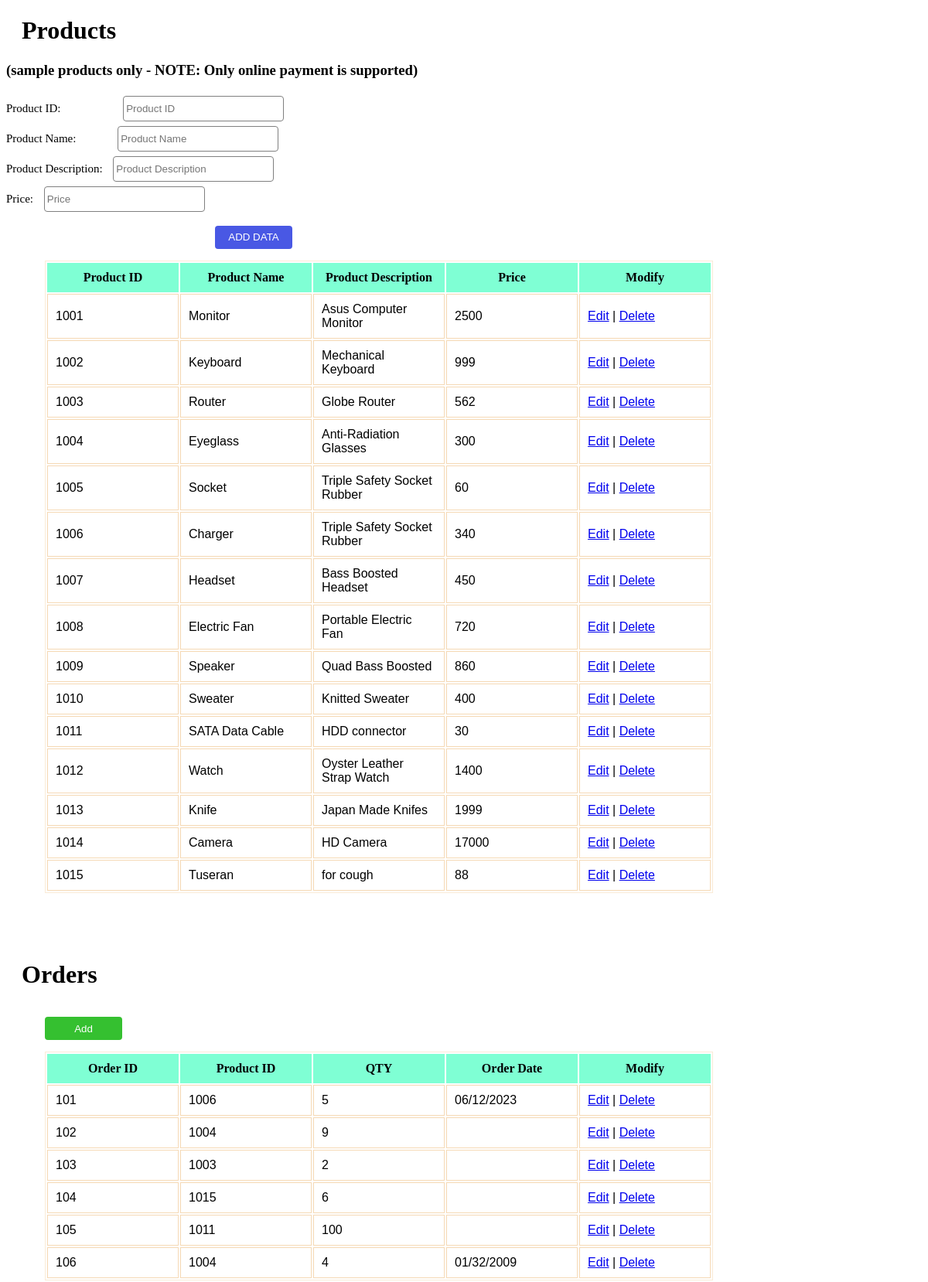
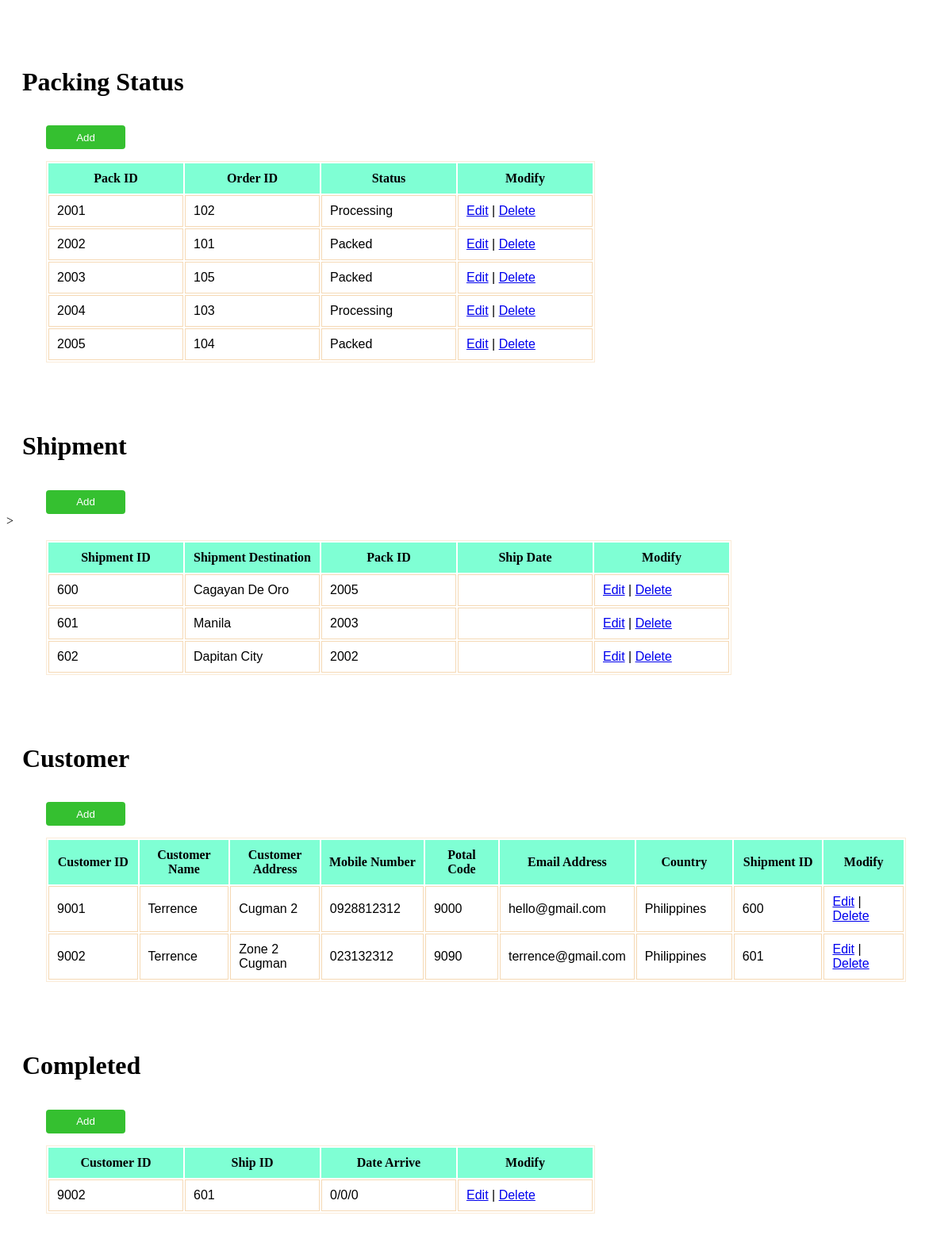
The page / on the database its author committed (2 pictures, top to bottom).
### tables this page shows
CREATE TABLE `product` (
  `prod_id` int(20) NOT NULL,
  `prod_name` varchar(250) DEFAULT NULL,
  `prod_desc` varchar(250) DEFAULT NULL,
  `price` varchar(250) DEFAULT NULL
);

CREATE TABLE `orders` (
  `order_id` int(20) NOT NULL,
  `prod_id` int(20) DEFAULT NULL,
  `QTY` varchar(225) DEFAULT NULL,
  `order_date` varchar(255) DEFAULT NULL
);

CREATE TABLE `pack` (
  `pack_id` int(20) NOT NULL,
  `order_id` int(20) DEFAULT NULL,
  `status` varchar(225) DEFAULT NULL
);

CREATE TABLE `shipment` (
  `ship_id` int(20) NOT NULL,
  `ship_destination` varchar(250) DEFAULT NULL,
  `pack_id` int(20) DEFAULT NULL,
  `ship_date` varchar(255) DEFAULT NULL
);

CREATE TABLE `customer_info` (
  `customer_id` int(20) NOT NULL,
  `customer_name` varchar(250) DEFAULT NULL,
  `customer_address` varchar(250) DEFAULT NULL,
  `customer_number` varchar(250) DEFAULT NULL,
  `customer_postal` varchar(250) DEFAULT NULL,
  `customer_email` varchar(250) DEFAULT NULL,
  `customer_country` varchar(250) DEFAULT NULL,
  `ship_id` int(20) DEFAULT NULL
);

CREATE TABLE `completed` (
  `customer_id` int(20) DEFAULT NULL,
  `ship_id` int(20) DEFAULT NULL,
  `date_arrive` varchar(225) DEFAULT NULL
);

### index.php (the view, shortened to what this page needs)
<!DOCTYPE html>
<html lang="en">
<head>
    <link rel="stylesheet" href="style.css">
</head>
<body>
    <h1 class="header">Products</h1><h3>(sample products only - NOTE: Only online payment is supported)</h3>
    <form action="products.php" method="POST">
        <div class="prod_id">Product ID: <input type="text" id="prod_id" name="prod_id" placeholder="Product ID"required><br></div>
        <div class="prod_name">Product Name: <input type="text" id="prod_name" name="prod_name" placeholder="Product Name"required><br></div>
        <div class="prod_desc">Product Description: <input type="text" id="prod_desc" name="prod_desc" placeholder="Product Description"required><br></div>
        <div class="prod_desc">Price: <input type="text" id="prod_desc" name="price" placeholder="Price"required><br></div>
        <div class="subBtn"><input type="submit" id="AddBtn" name="submit" value="ADD DATA"></div>
</form>
    <?php
        include("config.php");
        $sql = "SELECT * FROM product";
        $result = $conn->query($sql);
        if ($result->num_rows > 0) {
            echo "<table>";
            echo "<tr>";
            echo "<th>Product ID</th><th>Product Name</th><th>Product Description</th><th>Price</th><th>Modify</th>";
            echo "</tr>";
            while ($row = $result->fetch_assoc()) {
                echo "<tr>";
                echo "<td>" . $row['prod_id'] . "</td>";
                echo "<td>" . $row['prod_name'] . "</td>";
                echo "<td>" . $row['prod_desc'] . "</td>";
                echo "<td>" . $row['price'] . "</td>";
                echo "<td>";
                echo "<a href='edit.php?id=" . $row['prod_id'] . "'>Edit</a> | ";
                echo "<a href='delete.php?id=" . $row['prod_id'] . "' onclick='return confirm(\"Are you sure you want to delete this item?\")'>Delete</a>";
                echo "</td>";
                echo "</tr>";
            }
            echo "</table>";
        }
    ?>
<h1 class="header"><br>Orders</h1>
    <form action="orders.php" method="POST">
    <div class="seachBtn"><input type="submit" id="search-Btn" name="search" value="Add"></div>
    </form>
    <?php
        include("config.php");
        $sql = "SELECT * FROM orders";
        $result = $conn->query($sql);
        if ($result->num_rows > 0) {
            echo "<table>";
            echo "<tr>";
            echo "<th>Order ID</th><th>Product ID</th><th>QTY</th><th>Order Date</th><th>Modify</th>";
            echo "</tr>";
            while ($row = $result->fetch_assoc()) {
                echo "<tr>";
                echo "<td>" . $row['order_id'] . "</td>";
                echo "<td>" . $row['prod_id'] . "</td>";
                echo "<td>" . $row['QTY'] . "</td>";
                echo "<td>" . $row['order_date'] . "</td>";
                echo "<td>";
                echo "<a href='ordersedit.php?id=" . $row['order_id'] . "'>Edit</a> | ";
                echo "<a href='ordersdelete.php?id=" . $row['order_id'] . "' onclick='return confirm(\"Are you sure you want to delete this item?\")'>Delete</a>";
                echo "</td>";
                echo "</tr>";
            }
            echo "</table>";
        }
    ?>
    <h1 class="header"><br>Packing Status</h1>
    <form action="pack.php" method="POST">
    <div class="seachBtn"><input type="submit" id="search-Btn" name="search" value="Add"></div>
    </form>
    <?php
        include("config.php");
        $sql = "SELECT * FROM pack";
        $result = $conn->query($sql);
        if ($result->num_rows > 0) {
            echo "<table>";
            echo "<tr>";
            echo "<th>Pack ID</th><th>Order ID</th><th>Status</th><th>Modify</th>";
            echo "</tr>";
            while ($row = $result->fetch_assoc()) {
                echo "<tr>";
                echo "<td>" . $row['pack_id'] . "</td>";
                echo "<td>" . $row['order_id'] . "</td>";
                echo "<td>" . $row['status'] . "</td>";
                echo "<td>";
                echo "<a href='packedit.php?id=" . $row['pack_id'] . "'>Edit</a> | ";
                echo "<a href='packdelete.php?id=" . $row['pack_id'] . "' onclick='return confirm(\"Are you sure you want to delete this item?\")'>Delete</a>";
                echo "</td>";
                echo "</tr>";
            }
            echo "</table>";
        }
    ?>
    <h1 class="header"><br>Shipment</h1>
    <form action="shipment.php" method="POST">
    <div class="seachBtn"><input type="submit" id="search-Btn" name="search" value="Add"></div>
    </form>
    <?php
        include("config.php");
        $sql = "SELECT * FROM shipment";
        $result = $conn->query($sql);
        if ($result->num_rows > 0) {
            echo "<table>";
            echo "<tr>";
            echo "<th>Shipment ID</th><th>Shipment Destination</th>><th>Pack ID</th><th>Ship Date</th><th>Modify</th>";
            echo "</tr>";
            while ($row = $result->fetch_assoc()) {
                echo "<tr>";
                echo "<td>" . $row['ship_id'] . "</td>";
                echo "<td>" . $row['ship_destination'] . "</td>";
                echo "<td>" . $row['pack_id'] . "</td>";
                echo "<td>" . $row['ship_date'] . "</td>";
                echo "<td>";
                echo "<a href='edit.php?id=" . $row['ship_id'] . "'>Edit</a> | ";
                echo "<a href='deleteCustomer.php?id=" . $row['ship_id'] . "' onclick='return confirm(\"Are you sure you want to delete this item?\")'>Delete</a>";
                echo "</td>";
                echo "</tr>";
            }
            echo "</table>";
        }
    ?>
     <h1 class="header"><br>Customer</h1>
    <form action="customer_info.php" method="POST">
    <div class="seachBtn"><input type="submit" id="search-Btn" name="search" value="Add"></div>
    </form>
    <?php
        include("config.php");
        $sql = "SELECT * FROM customer_info";
        $result = $conn->query($sql);
        if ($result->num_rows > 0) {
            echo "<table>";
            echo "<tr>";
            echo "<th>Customer ID</th><th>Customer Name</th><th>Customer Address</th><th>Mobile Number</th><th>Potal Code</th><th>Email Address</th><th>Country</th><th>Shipment ID</th><th>Modify</th>";
            echo "</tr>";
            while ($row = $result->fetch_assoc()) {
                echo "<tr>";
                echo "<td>" . $row['customer_id'] . "</td>";
                echo "<td>" . $row['customer_name'] . "</td>";
                echo "<td>" . $row['customer_address'] . "</td>";
                echo "<td>" . $row['customer_number'] . "</td>";
                echo "<td>" . $row['customer_postal'] . "</td>";
                echo "<td>" . $row['customer_email'] . "</td>";
                echo "<td>" . $row['customer_country'] . "</td>";
                echo "<td>" . $row['ship_id'] . "</td>";
                echo "<td>";
                echo "<a href='edit.php?id=" . $row['customer_id'] . "'>Edit</a> | ";
                echo "<a href='deleteCustomer.php?id=" . $row['customer_id'] . "' onclick='return confirm(\"Are you sure you want to delete this item?\")'>Delete</a>";
                echo "</td>";
                echo "</tr>";
            }
            echo "</table>";
        }
    ?>
     <h1 class="header"><br>Completed</h1>
    <form action="completed.php" method="POST">
    <div class="seachBtn"><input type="submit" id="search-Btn" name="search" value="Add"></div>
    </form>
    <?php
        include("config.php");
        $sql = "SELECT * FROM completed";
        $result = $conn->query($sql);
        if ($result->num_rows > 0) {
            echo "<table>";
            echo "<tr>";
            echo "<th>Customer ID</th><th>Ship ID</th><th>Date Arrive</th><th>Modify</th>";
            echo "</tr>";
            while ($row = $result->fetch_assoc()) {
                echo "<tr>";
                echo "<td>" . $row['customer_id'] . "</td>";
                echo "<td>" . $row['ship_id'] . "</td>";
                echo "<td>" . $row['date_arrive'] . "</td>";
                echo "<td>";
                echo "<a href='edit.php?id=" . $row['customer_id'] . "'>Edit</a> | ";
                echo "<a href='deleteCustomer.php?id=" . $row['customer_id'] . "' onclick='return confirm(\"Are you sure you want to delete this item?\")'>Delete</a>";
                echo "</td>";
                echo "</tr>";
            }
            echo "</table>";
        }
    ?>
</body>
</html>

### style.css (style rules this page uses)
* { background-color: rgb(255, 255, 255); }
#prod_id { width: 200px; height: 25px; padding: 3px; margin: 3px; border-radius: 4px; border: 1px solid gray; margin-left: 77px; }
#prod_name { width: 200px; height: 25px; padding: 3px; margin: 3px; border-radius: 4px; border: 1px solid gray; margin-left: 50px; }
#prod_desc { width: 200px; height: 25px; padding: 3px; margin: 3px; border-radius: 4px; border: 1px solid gray; margin-left: 10px; }
.prod_id { font-size: 15px; font-family: 'Lucida Sans'; }
.prod_name { font-size: 15px; font-family: 'Lucida Sans'; }
.prod_desc { font-size: 15px; font-family: 'Lucida Sans'; }
#AddBtn { height: 30px; width: 100px; border-radius: 4px; border: 0; background-color: rgb(73, 88, 228); transition: 0.5s; color: white; margin-left: 270px; margin-top: 15px; }
th { width: 150px; padding: 10px; background-color: aquamarine; }
tr { padding: 10px; }
table { border: 1px solid; border-color: antiquewhite; margin: 50px; margin-top: 15px; }
td { border: 1px solid; border-color: rgb(245, 217, 181); width: 50px; border-width: 1px; padding: 10px; font-family: 'Trebuchet MS', 'Lucida Sans Unicode', 'Lucida Grande', 'Lucida Sans', Arial, sans-serif; }
.seachBtn #search-Btn { height: 30px; width: 100px; border-radius: 4px; border: 0; background-color: rgb(53, 192, 48); transition: 0.5s; color: white; margin-left: 50px; margin-top: 15px; }
.header { margin-left: 20px; }

### rows shown on the page
product: prod_id "1001", prod_name "Monitor", prod_desc "Asus Computer Monitor", price "2500"
product: prod_id "1002", prod_name "Keyboard", prod_desc "Mechanical Keyboard", price "999"
product: prod_id "1003", prod_name "Router", prod_desc "Globe Router", price "562"
product: prod_id "1004", prod_name "Eyeglass", prod_desc "Anti-Radiation Glasses", price "300"
product: prod_id "1005", prod_name "Socket", prod_desc "Triple Safety Socket Rubber", price "60"
product: prod_id "1006", prod_name "Charger", prod_desc "Triple Safety Socket Rubber", price "340"
product: prod_id "1007", prod_name "Headset", prod_desc "Bass Boosted Headset", price "450"
product: prod_id "1008", prod_name "Electric Fan", prod_desc "Portable Electric Fan", price "720"
product: prod_id "1009", prod_name "Speaker", prod_desc "Quad Bass Boosted", price "860"
product: prod_id "1010", prod_name "Sweater", prod_desc "Knitted Sweater", price "400"
product: prod_id "1011", prod_name "SATA Data Cable", prod_desc "HDD connector", price "30"
product: prod_id "1012", prod_name "Watch", prod_desc "Oyster Leather Strap Watch", price "1400"
product: prod_id "1013", prod_name "Knife", prod_desc "Japan Made Knifes", price "1999"
product: prod_id "1014", prod_name "Camera", prod_desc "HD Camera", price "17000"
product: prod_id "1015", prod_name "Tuseran", prod_desc "for cough", price "88"
orders: order_id "101", prod "1006", QTY "5", order_date "06/12/2023"
orders: order_id "102", prod "1004", QTY "9"
orders: order_id "103", prod "1003", QTY "2"
orders: order_id "104", prod "1015", QTY "6"
orders: order_id "105", prod "1011", QTY "100"
orders: order_id "106", prod "1004", QTY "4", order_date "01/32/2009"
pack: pack_id "2001", order "102", status "Processing"
pack: pack_id "2002", order "101", status "Packed"
pack: pack_id "2003", order "105", status "Packed"
pack: pack_id "2004", order "103", status "Processing"
pack: pack_id "2005", order "104", status "Packed"
shipment: ship_id "600", ship_destination "Cagayan De Oro", pack "2005"
shipment: ship_id "601", ship_destination "Manila", pack "2003"
shipment: ship_id "602", ship_destination "Dapitan City", pack "2002"
customer_info: customer_id "9001", customer_name "Terrence", customer_address "Cugman 2", customer_number "0928812312", customer_postal "9000", customer_email "hello@gmail.com", customer_country "Philippines", ship "600"
customer_info: customer_id "9002", customer_name "Terrence", customer_address "Zone 2 Cugman", customer_number "023132312", customer_postal "9090", customer_email "terrence@gmail.com", customer_country "Philippines", ship "601"
completed: customer_id "9002", ship "601", date_arrive "0/0/0"
